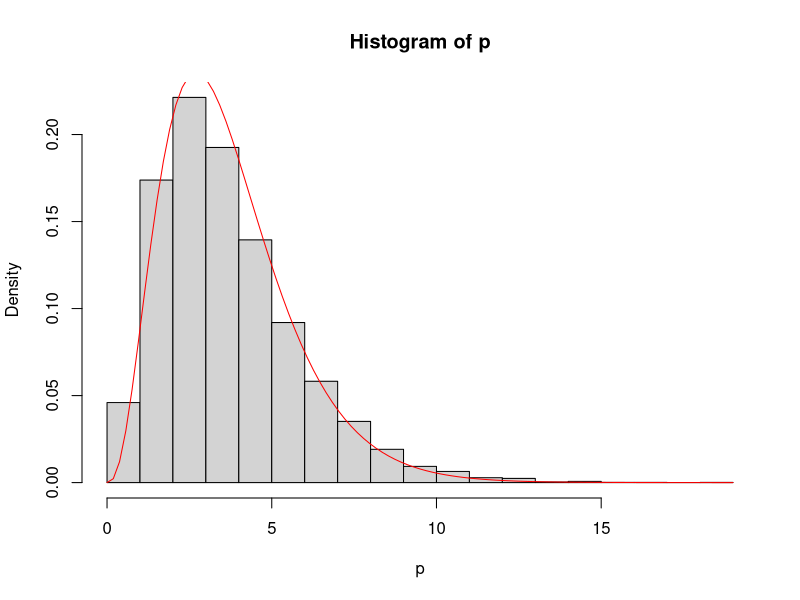
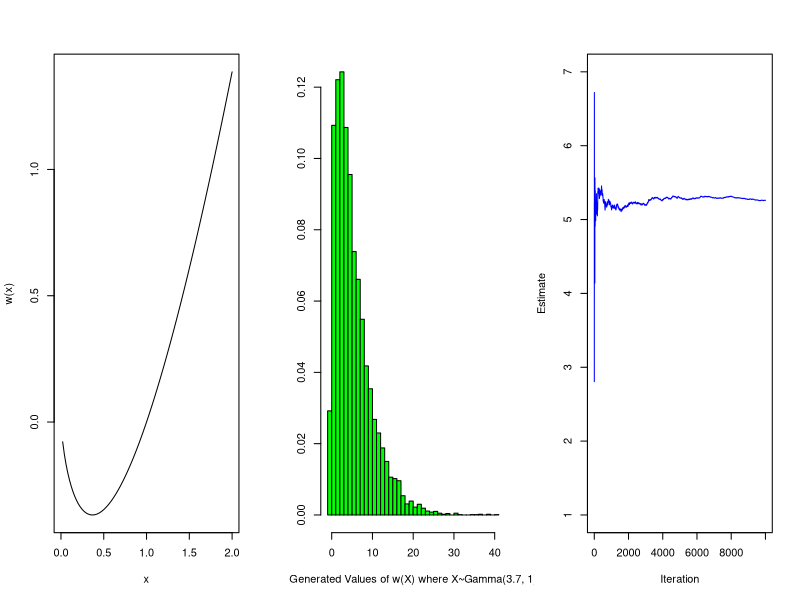
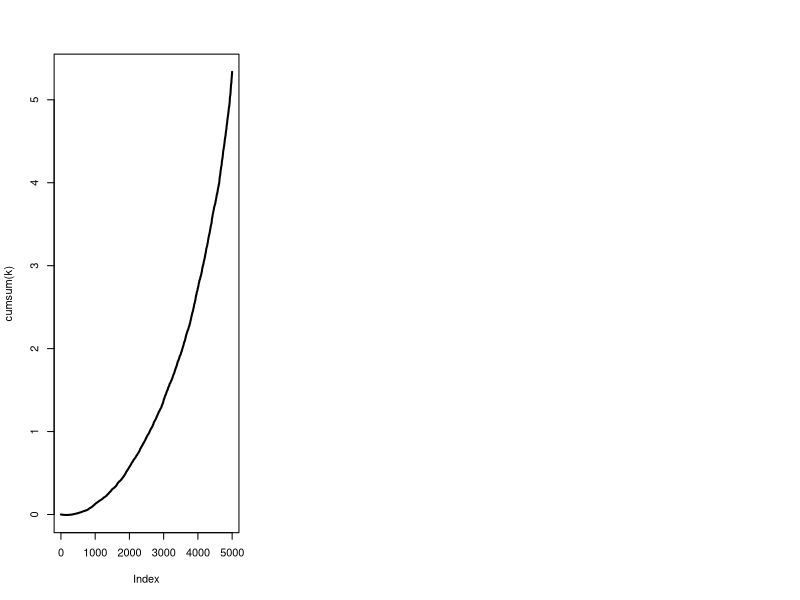

Source code (R) for these figures, in order:
## ---- chunk 1
knitr::opts_chunk$set(echo = TRUE)
## ---- chunk 2
knitr::opts_chunk$set("README.md")
## ---- chunk 3

# Simulation from Gamma(alpha,1) distribution using accept-reject 
# and a Gamma(a,b) proposal distribution.

gammasim <- function(n=10000, alfa=3.7) 
{
  a=3
  b=a/alfa
  e = NULL
  x = NULL
  
  for (i in 1:n) {
    
    y = rgamma(1,a,b)
    u = runif(1)
    
    k = b^(-a)*y^(alfa-a)*exp(-(1-b)*y)
      
    if (u < k) x = c(x,y)
  }
  return(x)
}
p = gammasim()
hist(p, freq = FALSE)
curve(dgamma(x,3.7,1), add=TRUE,col='red')
## ---- chunk 4

# Monte carlo integration

mci_int <- function(n) 
{
  n <- 10000 
  u <- rgamma(n, 3.7, 1)
  seq <- 1:(n)
  
  # The function to be integrated:
  
  mci.ex <- function(x) x*log(x)
  
  par(mfrow=c(1,3))
  
  curve(mci.ex(x),xlab="x",ylab="w(x)", from = 0, to = 2)
  
  # The monte carlo sum:
  
  w_x <- mci.ex(u)
  
  hplot <- cumsum(w_x)/seq(1:n)
  
  # stdh <- sqrt( cumsum(w_x^2)/seq - (w_x)^2) Nan produced???
  
  par(new=F)
  
  hist(w_x, xlab="Generated Values of w(X) where X~Gamma(3.7, 1)",
       freq=F,col="green",breaks=30,ylab="",main="")
  
  par(new=F)
  
  plot(hplot,type="l",col="blue",xlab="Iteration",
       ylab="Estimate", xlim=c(1,n), ylim=c(1,7))
  
  # par(new=T)
  
  # plot(hplot+stdh/sqrt(seq),type="l",col="green",xlab="",
  #      ylab="",lty=2)
  
  # par(new=T)
  
  # plot(hplot-stdh/sqrt(seq),type="l",col="red",
  #     xlab="",ylab="",lty=2)
  
  return(1/n*sum(w_x))  
}

mci_int(10000)



## ---- chunk 5

# Computes the MCI approximation to E[Xlog(X)] for X~Gamma(3.7, 1).

mci.gamma = function(n=10000)
{	
	x = rgamma(n,3.7, 1)
	return(mean(x*log(x)))
}

mci.gamma()

## ---- chunk 6

riemann.gamma = function(n=6000, alfa = 3.7, lambda =1)
{	
	x = rgamma(n, alfa, lambda)
	x = sort(x)
	
	f <- function(x, alfa = 3.7, lambda =1) lambda^alfa * 1/gamma(alfa)*x^(alfa-1)*exp(-lambda*x)
	  
	g <- function(x) x*log(x)
	

	k = NULL
	for (i in 1:n-1) k[i] <- ( g(x[i]) * f(x[i]) * (x[i+1]-x[i]) )
	
	plot(cumsum(k), type = 'l', lwd=2)
	
	# georg: k <- ( g(x[-n]) * f(x[-n]) * (x[-1]-x[-n]) )

	#Z = x
	#p <- function(x) cumsum( g(Z[x]) * f(Z[x]) * (Z[x+1]-Z[x])/x )
	#curve((p(x)), from = 1, to=n-1 )
	
	
	
	return(sum(k))
}

k = riemann.gamma(n=5000)

k

## ---- chunk 7

h <- function(x, alfa=3.7) alfa*log(x) + log(log(x)) - x 
  
h_d <- function(x, alfa=3.7) alfa/x + 1/(x*log(x)) - 1

h_dd <-function(x, alfa=3.7) return(-(alfa*(log(x))^2 + log(x)+1)/(x^2*(log(x))^2))

sd <-function(x, n) sqrt(-1/(n*h_dd(x0)))

x0 = 4.3773076886

sigma = sd(x0, 10000)


I = exp(h(x0)) * sqrt(-2*pi/h_dd(x0))*(pnorm(sqrt(-h_dd(x0))*(Inf-x0)) - pnorm(sqrt(-h_dd(x0))*(0-x0)))

I/gamma(3.7)

